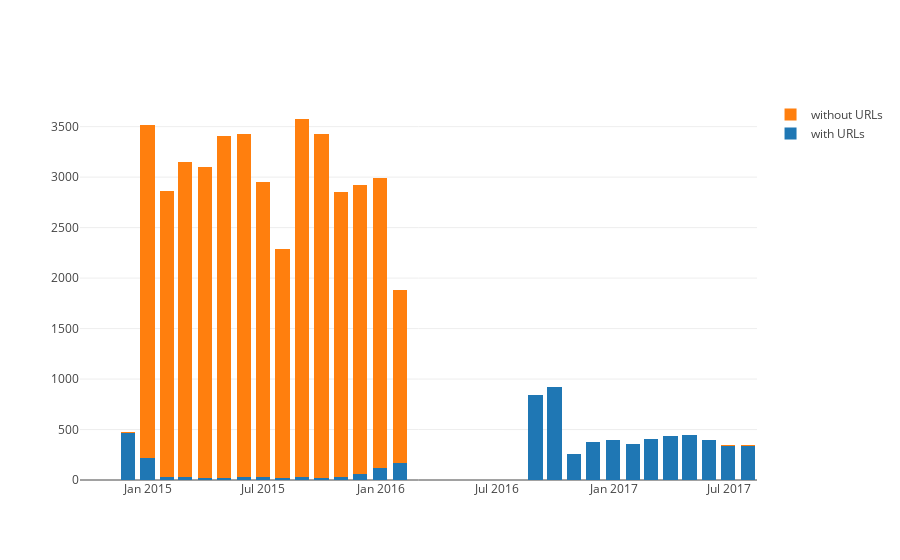
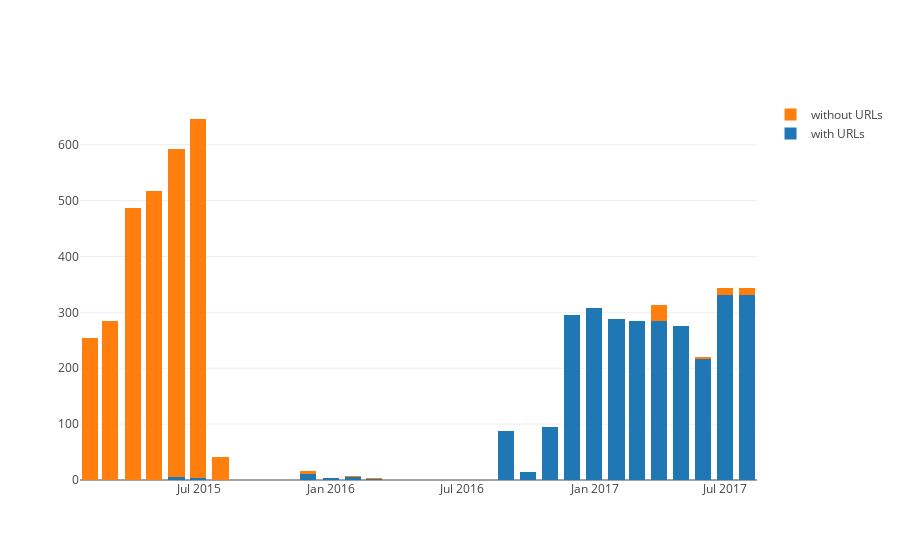
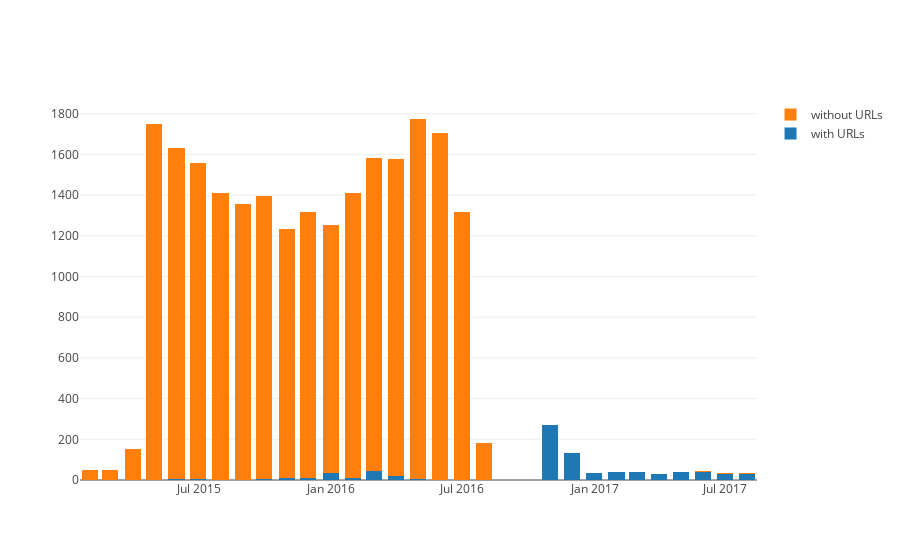
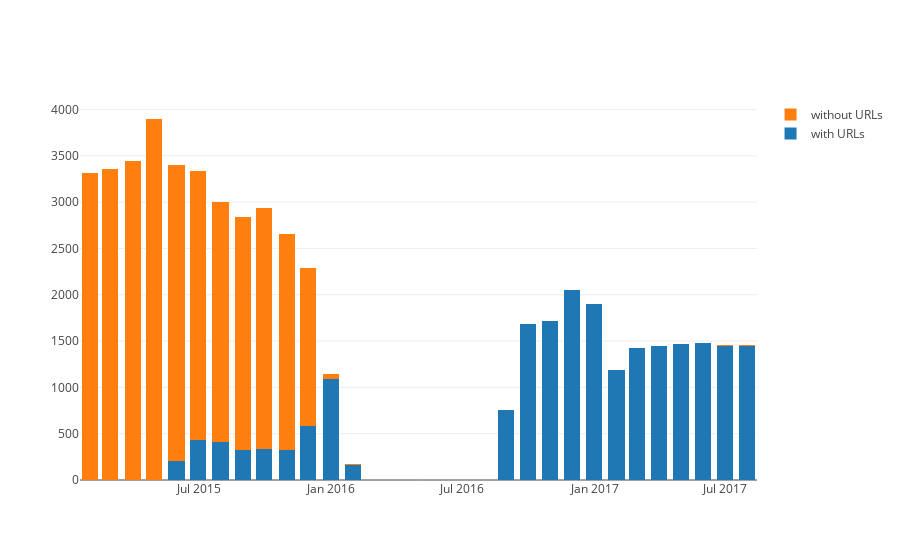

These figures' notebook cell, in order:
### Code cell
for news in fake_news_accounts:
    no = getTweetsFromNews(news)
    URLRatio(news,no)
#for news in news_obj:    
#    URLRatio(news)
